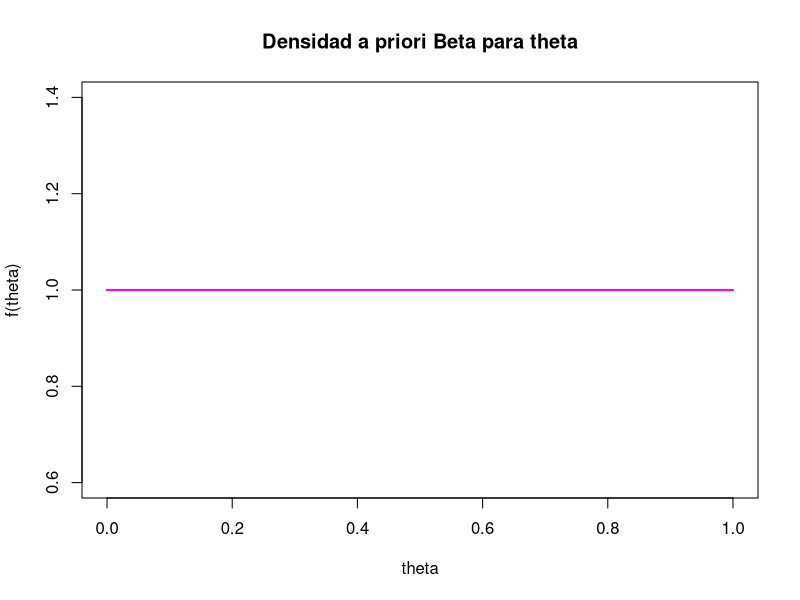
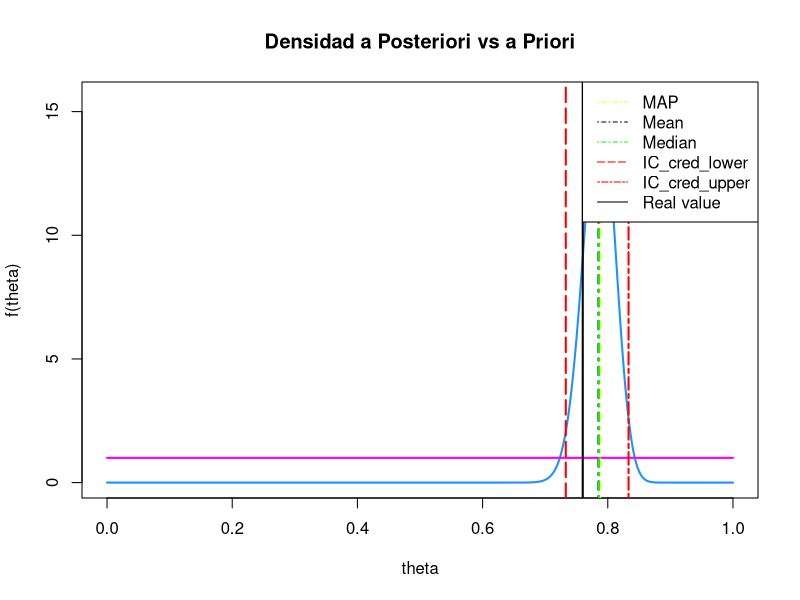
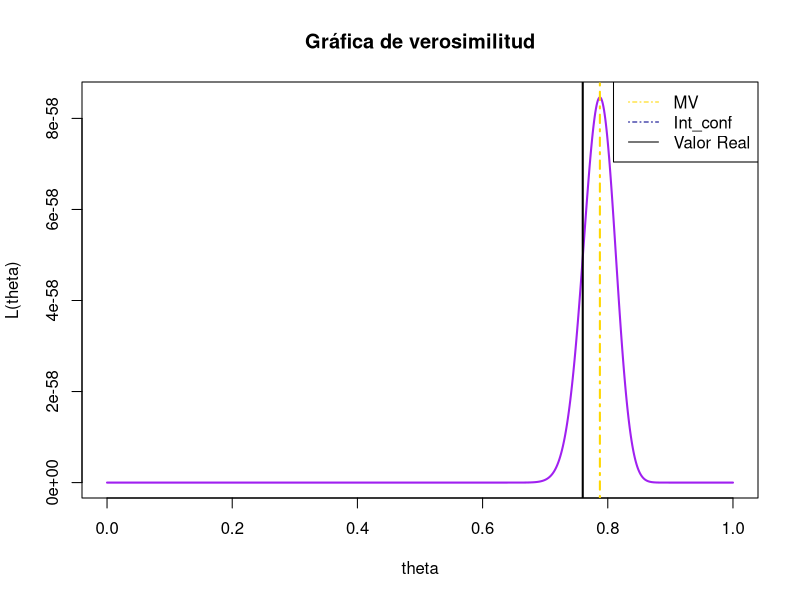

Source code (R) for these figures, in order:
## ---- chunk 1

rm(list = ls())
theta = .76
r = 10
n = 20
set.seed(1010)
x = rnbinom(n, size = r, prob = theta)

## ---- chunk 2
alpha = 1
beta = 1
p_range = seq(0, 1, .001)
priori_t = dbeta(p_range, alpha, beta)
plot(p_range, priori_t, col="magenta", type ="l", lwd = 2, xlab = "theta", ylab = "f(theta)", main = "Densidad a priori Beta para theta")
## ---- chunk 3
alpha_p = (n*r) + alpha
beta_p = sum(x) + beta

post_t = dbeta(p_range, alpha_p, beta_p)

plot(p_range, post_t, col="dodgerblue", type ="l", lwd = 2, xlab = "theta", ylab = "f(theta)", main = "Densidad a Posteriori vs a Priori")
lines(p_range, priori_t, col="magenta", type ="l", lwd = 2)

IC_cred = qbeta(c(0.025, 0.975), alpha_p, beta_p)

MAP = (1 - alpha_p)/(-alpha_p-beta_p+2)
Mean = alpha_p/(alpha_p + beta_p)
Median = qbeta(0.5, alpha_p, beta_p)

abline(v = MAP, lwd = 2, col = "yellow", lty = 4)
abline(v = Mean, lwd = 2, col = "blue4", lty = 4)
abline(v = Median, lwd = 2, col = "green", lty = 4)
abline(v = IC_cred[1], lwd = 2, col = "red", lty = 5)
abline(v = IC_cred[2], lwd = 2, col = "red", lty = 6)
abline(v = theta, lwd = 2, col = "black", lty = 1)
legend("topright", c("MAP", "Mean", "Median", "IC_cred_lower", "IC_cred_upper", "Real value"), lty = c(4, 4, 4, 5, 6, 1), col = c("yellow", "blue4", "green", "red", "red", "black"))


cat("MAP = ", MAP, "\n")
cat("Mean = ", Mean, "\n")
cat("Median = ", Median, "\n")
cat("Intervalo de credibilidad = ", IC_cred, "\n")
cat("Valor Real = ", theta, "\n")

## ---- chunk 4

verosim_v = c()
for (t in p_range) {
  verosim = t^{n*r} * (1-t)^{sum(x)}
  verosim_v = append(verosim_v, verosim)
}

MV = (n*r)/(sum(x)+(n*r))

threshold = MV * exp(-qchisq(0.95, df = 1) / 2)

IC_lower = min(p_range[verosim_v >= threshold])
IC_upper = max(p_range[verosim_v >= threshold])

plot(p_range, verosim_v, col="purple", type ="l", lwd = 2, xlab = "theta", ylab = "L(theta)", main = "Gráfica de verosimilitud")
abline(v = MV, lwd = 2, col = "gold", lty = 4)
abline(v = IC_lower , lwd = 2, col = "blue4", lty = 4)
abline(v = IC_upper, lwd = 2, col = "blue4", lty = 4)
abline(v = theta, lwd = 2, col = "black", lty = 1)
legend("topright", c("MV", "Int_conf", "Valor Real"), lty = c(4, 4, 1), col = c("gold", "blue4", "black"))


cat("MV = ", MV, "\n")
cat("Confidence Interval = ", IC_lower, ",", IC_upper)
